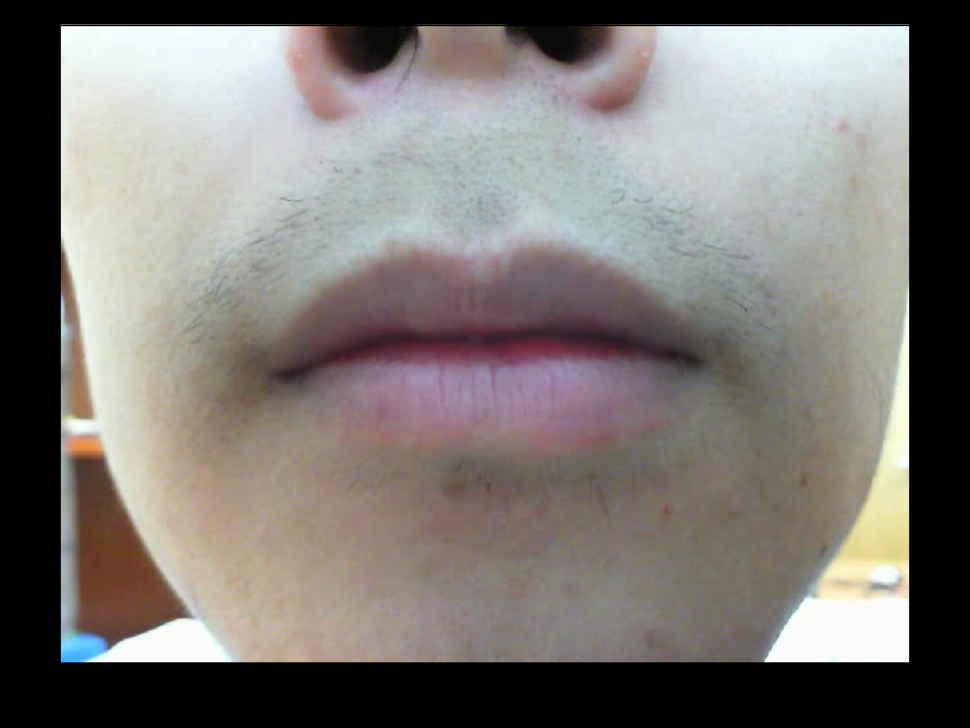
%> input picture Original/Snip20160318_3.png, 970 x 728 px, shrunk from 2358 x 1770 before the run
$ octave main.m   (GNU Octave 9; MATLAB toolbox functions it lacks are replaced by stand-ins)
%> lines starting %> are read from the running program, lines starting %| are printed output that depends on the picture; in (x1, y1, x2, y2) boxes, pixels count from 0 and x2, y2 are one past the last pixel; in counts of white or black regions, pixels touching at a corner belong together; the program's own positions count from 1
%> further down, img is the input picture: size 728x970x3 uint8; mean R, G, B 123.6, 119.1, 115.1
### Original/extract_mouth.m
%Only keep mouth by using point connection method
function newImage = findMouth(rawImageInput)
    mid2 = double(rawImageInput);
    Imgdat = log((mid2(:,:,1))./(mid2(:,:,2)+1.0e-8));
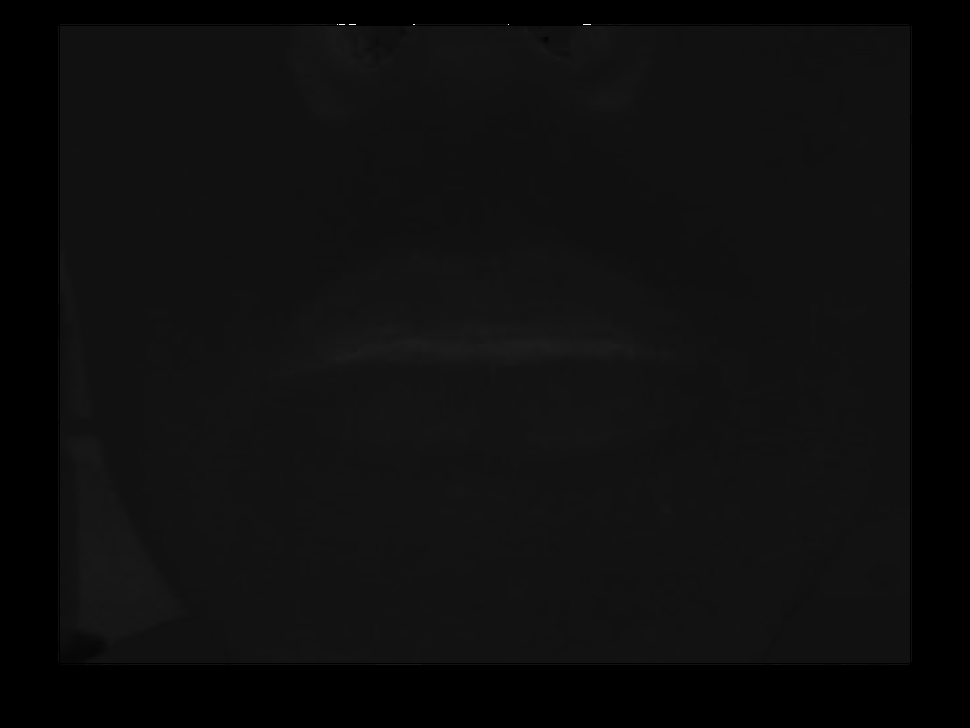
%> Imgdat: size 728x970 double; 22.92% of the values are NaN or infinite; the others: min -1.61, max 21.56, mean 0.0648; drawn with min black, max white, NaN and infinite black
     %  Imgdat(Imgdat<0)=0;   Imgdat(Imgdat>1)=1;

    mid3 = Imgdat(:);
    mid4 = sort(mid3);
    th1 = mid4(end-floor(length(mid4)*0.14)); %to increase threshold low the number, and vise versa. default 0.1 (for picture 2:use 0.1 is good; picture 3: use 0.14 is good)
%> th1 = 0.147
    th2 = mid4(end-floor(length(mid4)*0.1));
%> th2 = 0.185
    Imgdat(Imgdat<th1)=0;  Imgdat(Imgdat>th2)=th2;
%> after `Imgdat(Imgdat>th2)=th2`:
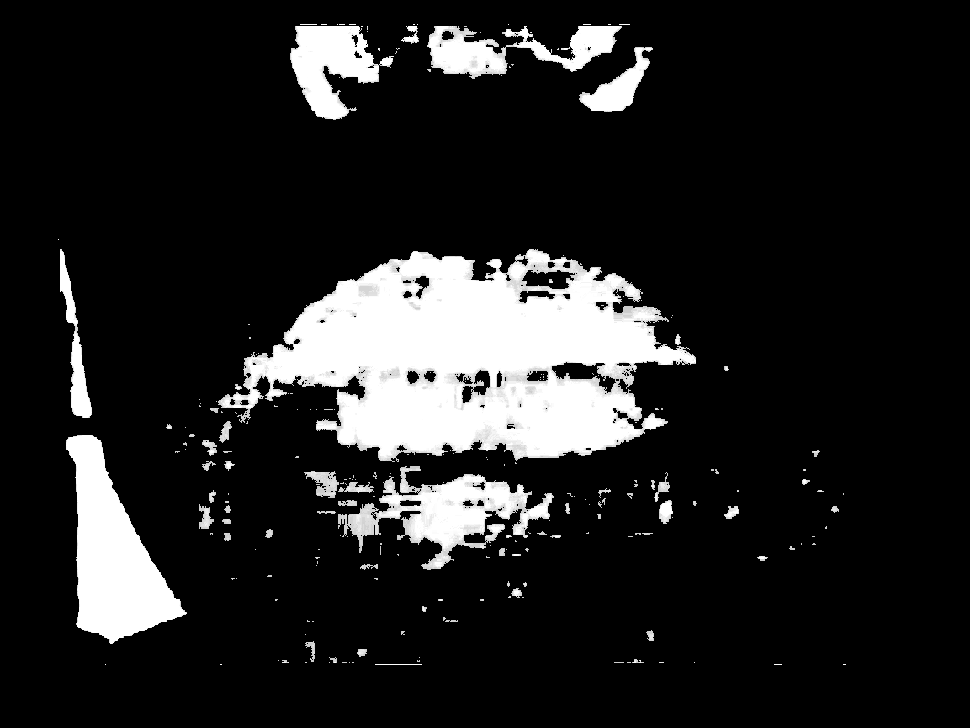
%> Imgdat: size 728x970 double; min 0, max 0.185, mean 0.0251; drawn with min black and max white
    Imgdat = (Imgdat-min(min(Imgdat)))/(max(max(Imgdat))-min(min(Imgdat)));  %%%%%%%%%%%%%%%%%%%%%%%%%%%%%%%%%%%%%%%%%%%%

%     Imgdat = findMouth(Imgdat);

%     figure;imshow(Imgdat);
    newImage = [];
    I = Imgdat;
    cc = bwconncomp(I);
%> cc = 227 connected components
    labeled = labelmatrix(cc);
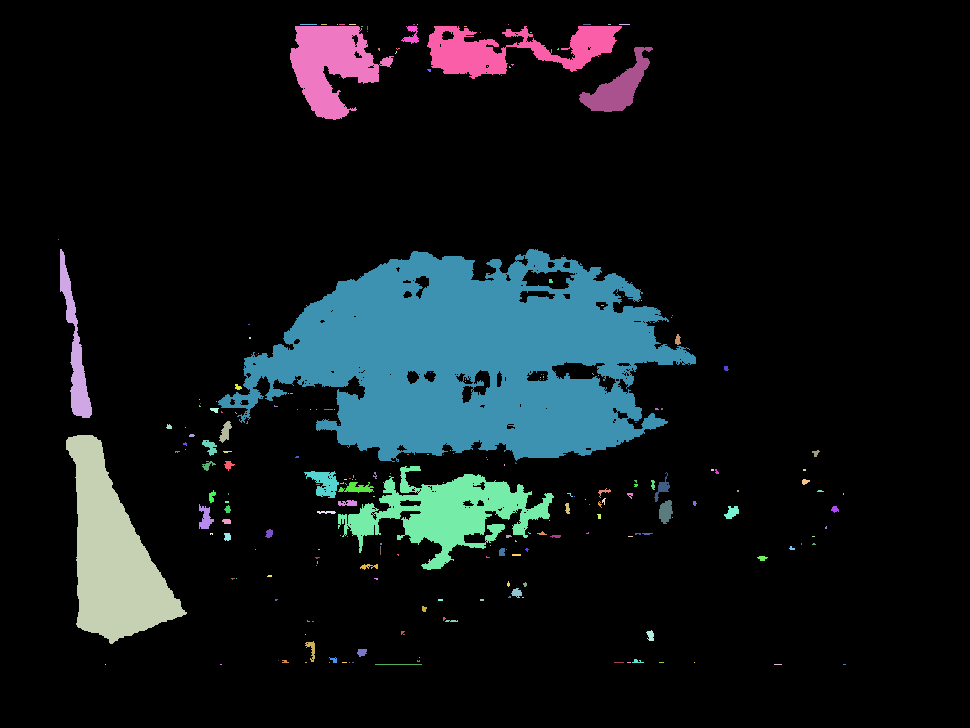
%> labeled: size 728x970 uint8; 228 distinct labels, from 0 to 227; one colour per label, 0 black
    index = [];
    for i = 1:cc.NumObjects
    index(i) = length(cc.PixelIdxList{i});
    end
%> after the loop, index = 227 values, max 59791 at index 21, min 1 at index 1, mean 435.8
    [b,maxIndex] = max(index);
%> b = 59791; maxIndex = 21
    [m,n] = size(I);
%> m = 728; n = 970

    newImage = zeros(m,n);
    newImage(find(labeled == maxIndex)) = 1;
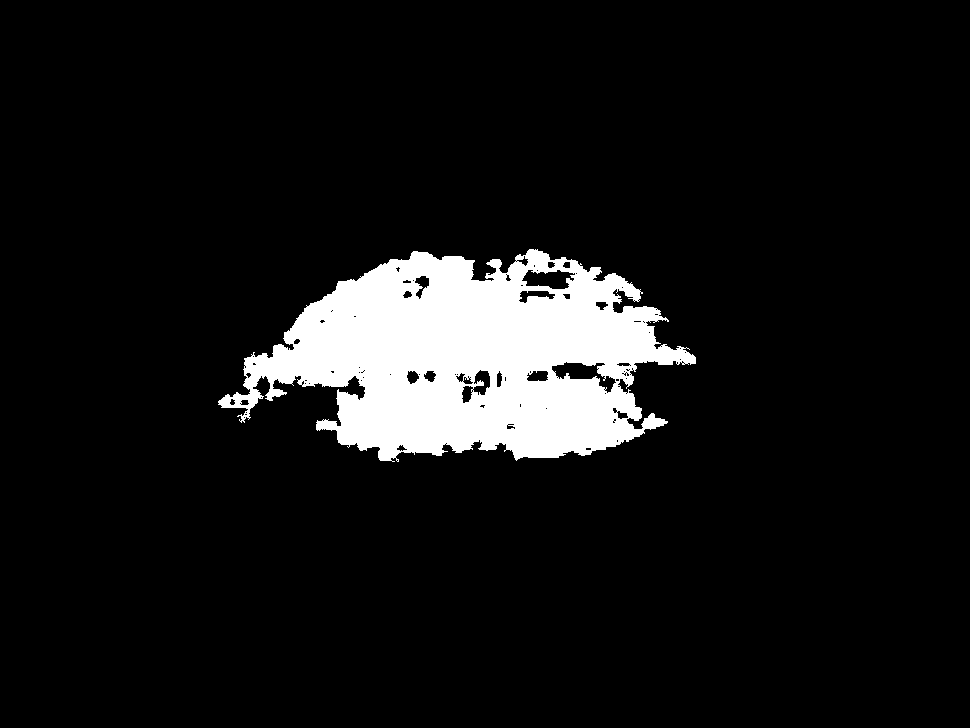
%> newImage: size 728x970 double; values 0 (black) and 1 (white), 8.5% white; 1 white region, box (x1, y1, x2, y2) and area: (218, 249, 696, 462) 59791
    [x,y] = find(newImage == 1);
%> x = 59791 values from 250 to 462; y = 59791 values from 219 to 696

    thresholdLowX = m/4;
%> thresholdLowX = 182
    thresholdHighX = m*3/4;
%> thresholdHighX = 546
    thresholdLowY = min(y);
%> thresholdLowY = 219
    thresholdHighY = max(y);
%> thresholdHighY = 696

%     threshold = m/3;
    for i = 1:cc.NumObjects
        [x,y] = find(labeled == i);
        midX = mode(x);
        midY = mean(y);
        if (midX < thresholdLowX || midX > thresholdHighX || midY < thresholdLowY || midY>thresholdHighY || length(y)<0.85*b )
            continue
        else
            newImage(find(labeled == i)) = 1;
        end

    end
%> this loop made 227 passes
%> (x, y, midX, midY) on passes 1, 4, 6: (240, 59, 240, 59), (665, 106, 665, 106), ([452; 453; 452; 452; 453; 452; 452], [176; 176; 177; 178; 178; 179; 180], 452, 177.7)
    newImage = newImage.*Imgdat;
end

### Original/extract_edge.m
function extract_edge(raw_binary,raw_image)

    numPoints = 15;
    I = zeros(size(raw_binary));
    [m,n] = size(I);
    gap = floor(n/numPoints);
%> gap = 64
    dot = [];
    for i = 1:gap:n
        mid = find(raw_binary(:,i) == 1);
        if (length(mid) ~= 0)
            dot = [dot;i,min(mid),max(mid)];
        end
    end
%> this loop made 16 passes
%> dot on passes 5 to 8: [257 367 398], [257 367 398; 321 303 429], [257 367 398; 321 303 429; 385 268 456], [257 367 398; 321 303 429; 385 268 456; 449 258 442]
%> after the loop, dot = [257 367 398; 321 303 429; 385 268 456; 449 258 442; 513 269 439; 577 282 450; 641 313 362]
    figure;imshow(raw_image);
    hold on;
    for i=1:size(dot,1)
        plot(dot(i,1),dot(i,2),'go');
        plot(dot(i,1),dot(i,3),'go');
    end
%> this loop made 7 passes

end


### Original/main.m
% This program is used to extract the lip for TTS system
% the input is image file name stored in the working directory
%Update March 18,2016: no need to worry about the resolution of the raw image

% img = imread('Snip20160318_2.png');
img = imread('Snip20160318_3.png');
outputImage = extract_mouth(img);
figure;imshow(outputImage);

%% providing dot-marked output image
extract_edge(outputImage,img);
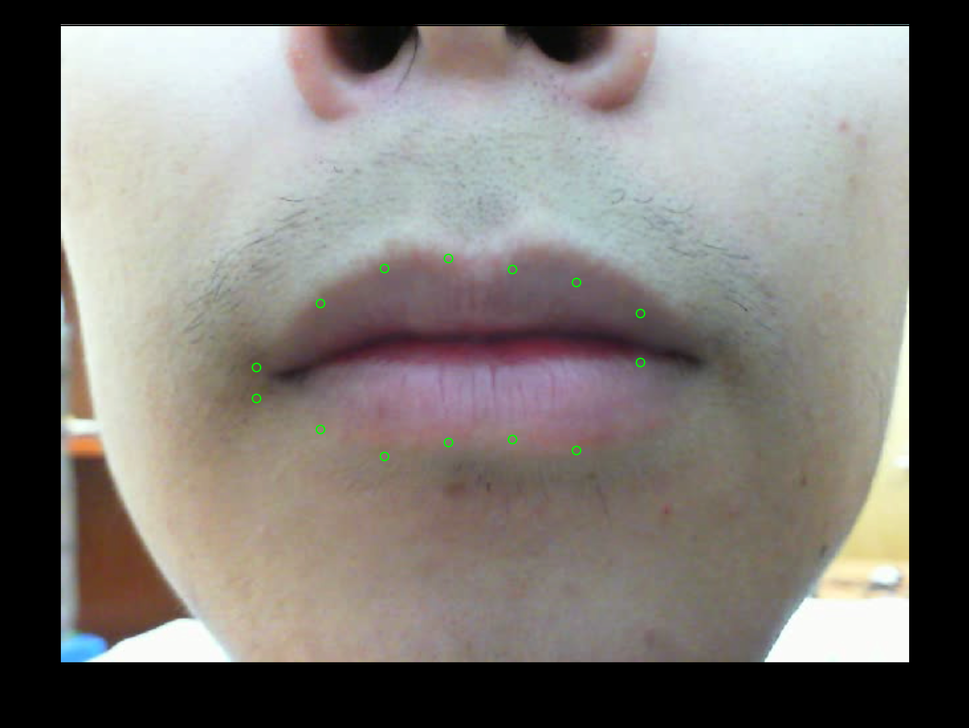
%> figure redrawn from the program's plot data

$ run again, with Original/Snip20160318_2.png copied over Original/Snip20160318_3.png
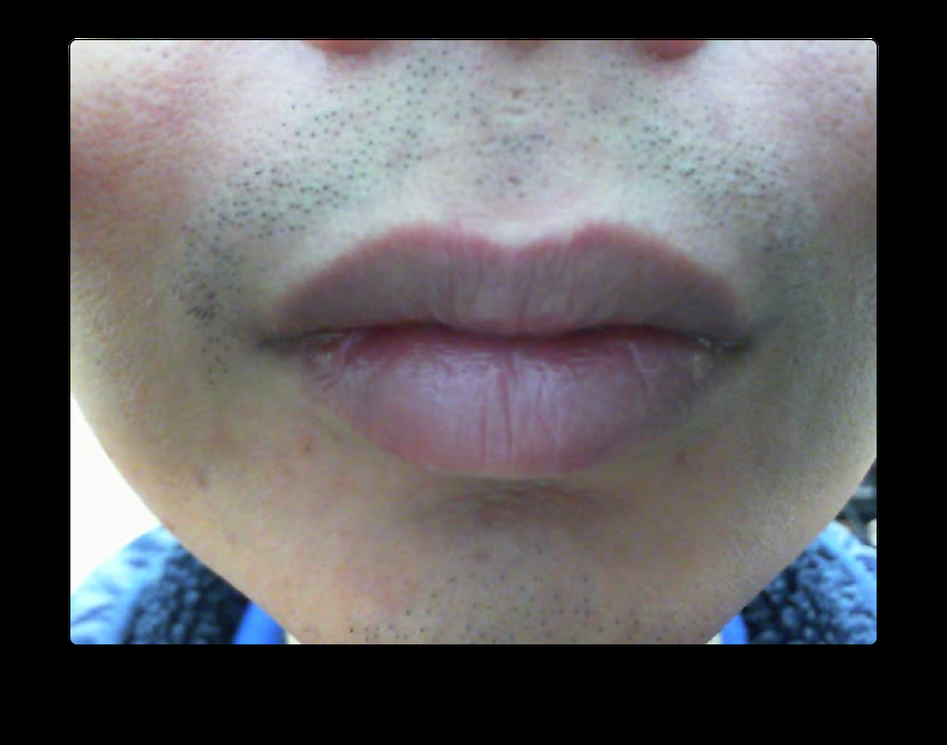
%> input picture Original/Snip20160318_2.png, 947 x 745 px, shrunk from 1504 x 1184 before the run
%> img is the input picture: size 745x947x3 uint8; mean R, G, B 93.9, 92.2, 94.6
%> th1 = 0.121
%> th2 = 0.146
%> cc = 450 connected components
%> labeled: size 745x947 uint16; 451 distinct labels, from 0 to 450
%> after the loop in findMouth, `for i = 1:cc.NumObjects`: index = 450 values, max 67494 at index 145, min 1 at index 19, mean 219.6
%> b = 67494; maxIndex = 145
%> in findMouth, `newImage(find(labeled == maxIndex)) = 1;`:
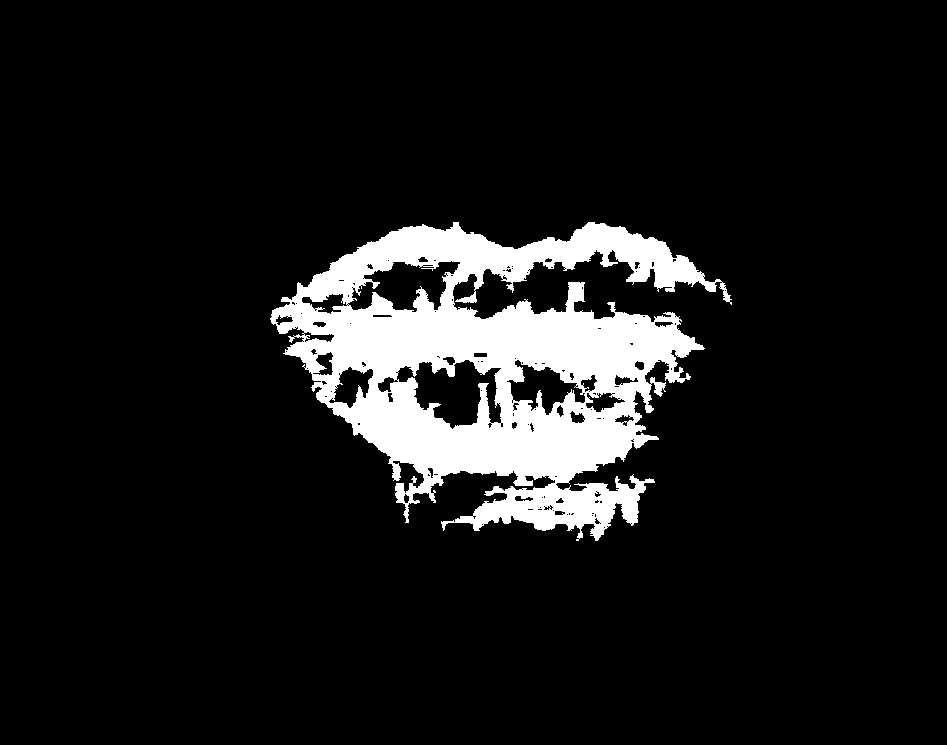
%> newImage: size 745x947 double; values 0 (black) and 1 (white), 9.6% white; 1 white region, box (x1, y1, x2, y2) and area: (270, 222, 732, 541) 67494
%> in findMouth, `[x,y] = find(newImage == 1);`: x = 67494 values from 223 to 541; y = 67494 values from 271 to 732
%> thresholdLowY = 271
%> thresholdHighY = 732
%> the loop in findMouth, `for i = 1:cc.NumObjects` made 450 passes
%> (x, y, midX, midY) on passes 1 to 3: ([104; 105; 106; 107; 108; 109; 110; 111], [69; 69; 69; 69; 69; 69; 69; 69], 104, 69), ([114; 115; 116], [69; 69; 69], 114, 69), ([127; 128], [69; 69], 127, 69)
%> the loop in extract_edge, `for i = 1:gap:n` made 16 passes
%> dot on passes 6 to 9: [316 278 385], [316 278 385; 379 242 448], [316 278 385; 379 242 448; 442 232 482], [316 278 385; 379 242 448; 442 232 482; 505 250 523]
%> after the loop in extract_edge, `for i = 1:gap:n`: dot = [316 278 385; 379 242 448; 442 232 482; 505 250 523; 568 243 524; 631 237 522; 694 268 347]
%> the loop in extract_edge, `for i=1:size(dot,1)` made 7 passes
%> `extract_edge(outputImage,img);`:
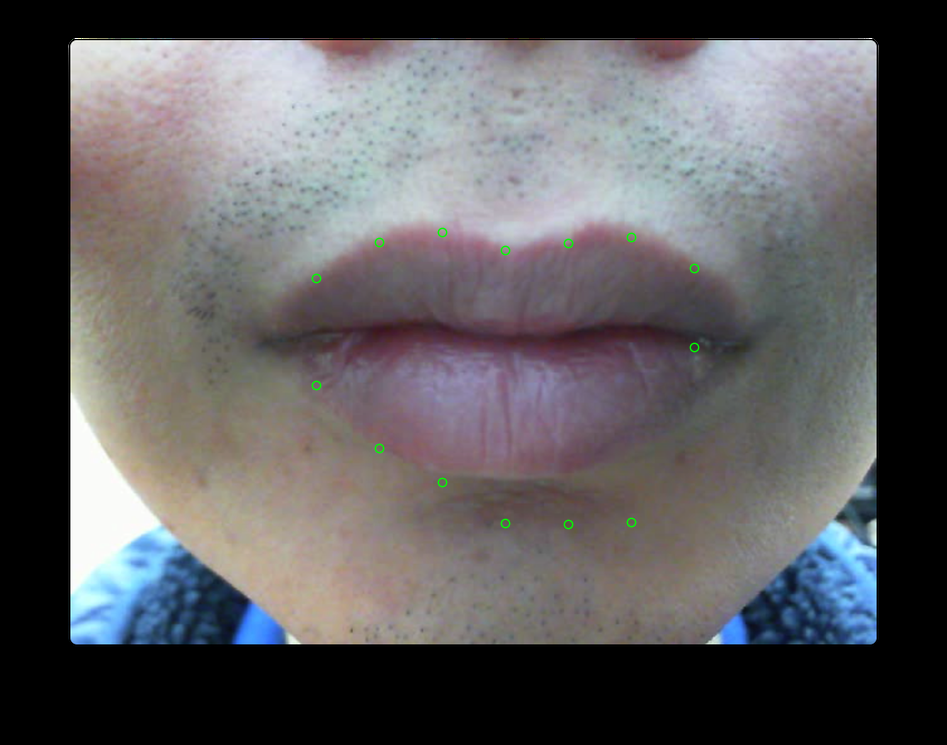
%> figure redrawn from the program's plot data
